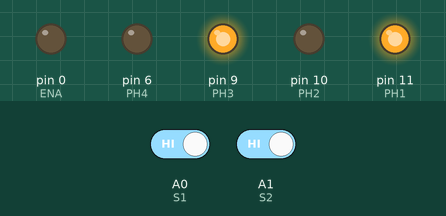
Recording of a sketch running on a simulated Arduino Uno, built with avr-gcc and run on an emulated ATmega328P. On the bench: output pins drawn as LEDs (lit = HIGH). Dashed ring = blinking. The test bench sets the inputs (shaded band); at power-on: A1 (S2) HIGH, A0 (S1) HIGH.

Above: at 2.2 s.
2.3 s: A1 (S2) driven LOW
At 2.67 s:
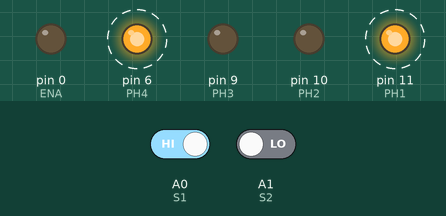
5.3 s: A0 (S1) driven LOW
At 6.5 s:
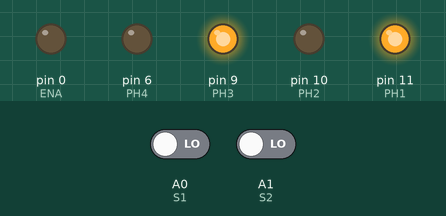
6.8 s: A0 (S1) driven HIGH
At 6.92 s:
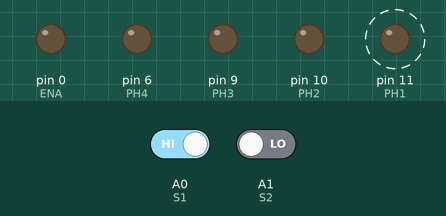
9.8 s: A1 (S2) driven HIGH
At 11.1 s:
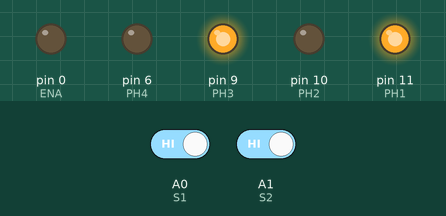
Timing chart, 0 to 12.3 s (numbered marks = the images above; inputs shaded):
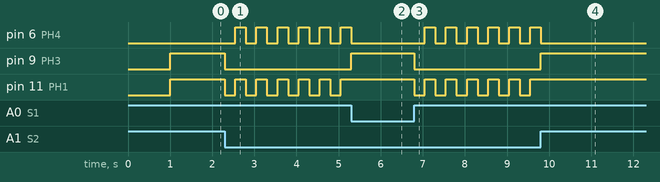

The sketch:

Codigo.ino
```cpp
#include <Ultrasonic.h>
#define echo 2
#define trigger 1
#define ENA 0
#define ENB 0
Ultrasonic ultrasonic(trigger, echo);

#define PH1 11
#define PH2 10
#define PH3 9
#define PH4 6

#define S1 A0
#define S2 A1

void setup()
{
  pinMode(S1, INPUT);
  pinMode(S2, INPUT);
 pinMode(PH1, OUTPUT);
 pinMode(PH2, OUTPUT);
 pinMode(PH3, OUTPUT);
 pinMode(PH4, OUTPUT);
 pinMode(ENA,OUTPUT);
  pinMode(ENB,OUTPUT);
  analogWrite(ENA,120);
  analogWrite(ENB,120);
  delay(1000);
}

void loop()
{
robo_frente();
 float dist_cm = distancia();
  if(dist_cm >= 100 && digitalRead(S1) == 0 && digitalRead(S2) == 0)
  {
    decisao();
  }
else {if(dist_cm < 100 && dist_cm > 0 && digitalRead(S1) == 0 && digitalRead(S2) == 0){
while (digitalRead(S1) == 0);
robo_frente();
}
}
if(digitalRead(S1) == 1 && digitalRead(S2) == 0){
robo_tras();
}
if(digitalRead(S1) == 0 && digitalRead(S2) == 1)
robo_frente();
}
float distancia()
{
  float cmMsec;

  cmMsec = ( Ultrasonic::CM);
  return(cmMsec);
delay(10);
}
void robo_frente()
{
  digitalWrite(PH1,HIGH);
  digitalWrite(PH2,LOW);
  digitalWrite(PH3,HIGH);
  digitalWrite(PH4,LOW);
}
void robo_tras()
{
robo_parado();
delay(250);
robo_esquerda();
delay(250);
robo_frente();
}
void robo_esquerda()
{
  digitalWrite(PH1,HIGH);
  digitalWrite(PH2,LOW);
  digitalWrite(PH3,LOW);
  digitalWrite(PH4,HIGH);
}
void robo_parado()
{
  digitalWrite(PH1,LOW);
  digitalWrite(PH2,LOW);
  digitalWrite(PH3,LOW);
  digitalWrite(PH4,LOW);
}
void decisao()
{
  robo_parado();
  delay(500);
  robo_esquerda();
  delay(400);
  robo_parado();
  delay(500);
}
```

Measured:
- after the input at 2.3 s, pin 6 (PH4): alternates HIGH for 0.25 s and LOW for 0.25 s, starting after 0.25 s; pin 9 (PH3): HIGH → LOW at once; pin 11 (PH1): alternates HIGH for 0.25 s and LOW for 0.25 s, starting at once
- after the input at 5.3 s, pin 6 (PH4): goes on until 5.3 s, then stays LOW; pin 9 (PH3): LOW → HIGH at once; pin 11 (PH1): stops changing and stays HIGH
- after the input at 6.8 s, pin 6 (PH4): alternates HIGH for 0.25 s and LOW for 0.25 s, starting after 0.25 s; pin 9 (PH3): HIGH → LOW at once; pin 11 (PH1): alternates HIGH for 0.25 s and LOW for 0.25 s, starting at once
- after the input at 9.8 s, pin 6 (PH4): goes on until 9.8 s, then stays LOW; pin 9 (PH3): LOW → HIGH at once; pin 11 (PH1): stops changing and stays HIGH
